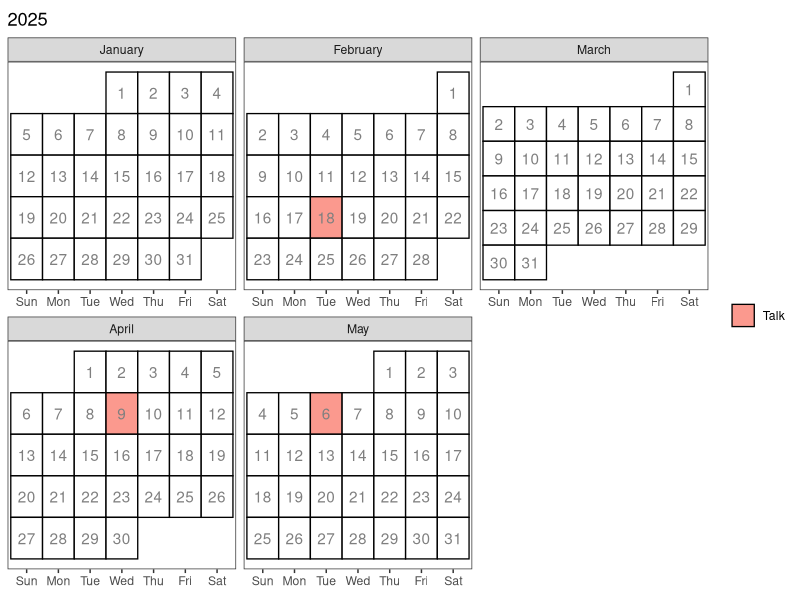

Generate this figure with R:
library(tidyverse)

# General purpose calendar to show events adapted from
# Create a calendar for your syllabus ----
# Source: http://svmiller.com/blog/2020/08/a-ggplot-calendar-for-your-semester/

meetup_dates <- c(ymd(20241029))

talk_dates <- c(ymd(20241204, 20250218, 20250409, 20250506))

# What are the full dates of the semester? Here, I'll exclude exam week as I like to do.
# In this case: 6 January to 23 April
semester_dates <- seq(ymd(20241001), ymd(20250531), by=1)

# Custom function for treating the first day of the month as the first week
# of the month up until the first Sunday (unless Sunday was the start of the month)
wom <- function(date) {
  first <- wday(as.Date(paste(year(date),month(date),1,sep="-")))
  return((mday(date)+(first-2)) %/% 7+1)
}

# Create a data frame of dates, assign to Cal
full_cal <- tibble(date = semester_dates)  |>
  mutate(mon = lubridate::month(date, label = TRUE, abbr = FALSE), # get month label
         wkdy = weekdays(date, abbreviate = TRUE), # get weekday label
         wkdy = fct_relevel(wkdy, "Sun", "Mon", "Tue", "Wed", "Thu","Fri","Sat"), # make sure Sunday comes first
         semester = date %in% semester_dates, # is date part of the semester?
         day = lubridate::mday(date), # get day of month to add later as a label
         # Below: our custom wom() function
         week = wom(date)) |>
  mutate(category = ifelse(date %in% meetup_dates, "Meetup",
                           ifelse(date %in% talk_dates, "Talk","NA"))
  )

current_cal <- full_cal |>
  filter(date >= "2025-01-01")
class_cal <- current_cal |>
  filter(date >= "2025-01-01") |>
  ggplot(aes(wkdy, week)) +
  theme_bw() +
  theme(
    aspect.ratio = 1,
    panel.grid.major.x = element_blank(),
    legend.title = element_blank(),
    axis.title.y = element_blank(), axis.title.x = element_blank(), axis.ticks.y = element_blank(), axis.text.y = element_blank()) +
  # geom_tile and facet_wrap will do all the heavy lifting
  geom_tile(alpha=0.8, aes(fill=category), color="black", linewidth=.45) +
  facet_wrap(~mon, scales = "free", ncol=3) +
  # fill in tiles to make it look more "calendary" (sic)
  geom_text(aes(label=day), colour = "grey50") +
  # put your y-axis down, flip it, and reverse it
  scale_y_reverse(breaks=NULL) +
  # manually fill scale colors to something you like...
  scale_color_manual(values = c("FALSE" = "white", "TRUE" = "black"), guide = "none") +
  scale_fill_manual(values=c("Talk"="salmon",
                             "Meetup" = "goldenrod",
                             "NA" = "white" # I like these whited out...
  ),
  #... but also suppress a label for a non-class semester day
  breaks=c("Talk", "Meetup")) +
  ggtitle(year(current_cal$date[1]))
